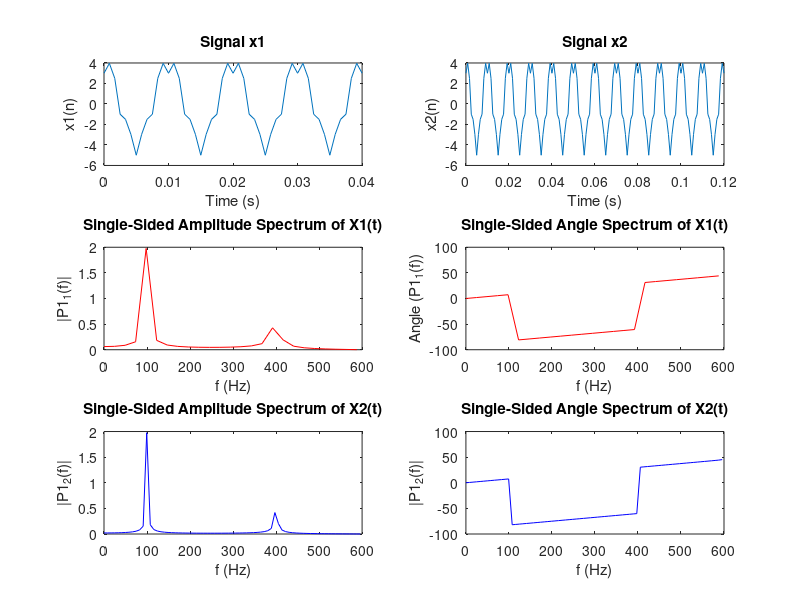
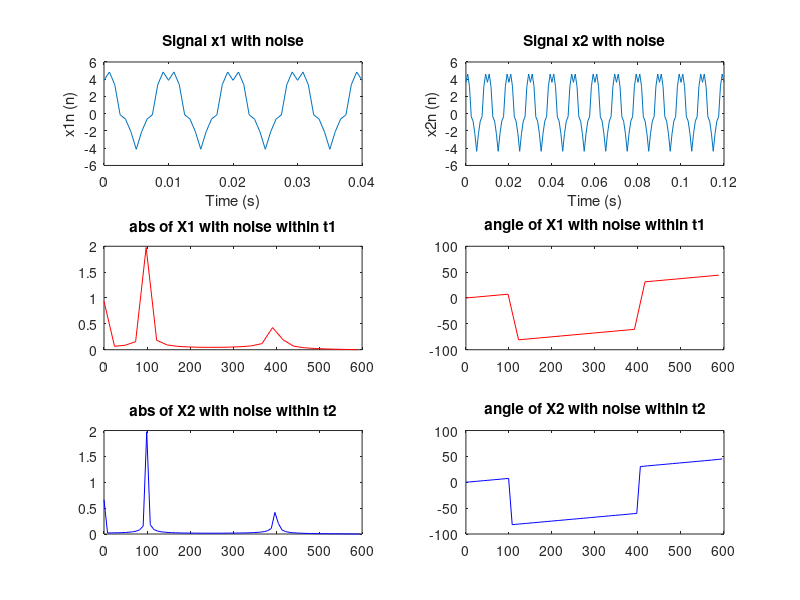

These charts were generated, in order, by the following MATLAB code:
pi = 3.1416;
Fs = 1200;
T = 1/Fs;
t1 = 0:T:(0.04);
t2 = 0:T:(0.12);
L1 = length(t1); L2 = length(t2);
x1 = 4 * cos(200 * pi * t1) - cos(800 * pi * t1);
x2 = 4 * cos(200 * pi * t2) - cos(800 * pi * t2);

subplot(3,2,1); plot(t1, x1);
title("Signal x1");
xlabel("Time (s)");
ylabel("x1(n)");

subplot(3,2,2); plot(t2, x2);
title("Signal x2");
xlabel("Time (s)");
ylabel("x2(n)");


X1 = fft(x1);
P2_abs1 = abs(X1/L1);
P2_ang1 = angle(X1/L1);
P1_abs1 = P2_abs1(1:L1/2+1);
P1_ang1 = P2_ang1(1:L1/2+1);
f1 = Fs/L1*(0:(L1/2));

X2 = fft(x2);
P2_abs2 = abs(X2/L2);
P2_ang2 = angle(X2/L2);
P1_abs2 = P2_abs2(1:L2/2+1);
P1_ang2 = P2_ang2(1:L2/2+1);
f2 = Fs/L2*(0:(L2/2));

subplot(3,2,3); plot(f1, P1_abs1, 'r'); title('abs of X1 within t1');
title("Single-Sided Amplitude Spectrum of X1(t)");
xlabel("f (Hz)");
ylabel("|P1_1(f)|");

subplot(3,2,4); plot(f1, P1_ang1/(2*pi)*180, 'r'); title('angle of X1 within t1');
title("Single-Sided Angle Spectrum of X1(t)");
xlabel("f (Hz)");
ylabel("Angle (P1_1(f))");

subplot(3,2,5); plot(f2, P1_abs2, 'b'); title('abs of X1 within t2');
title("Single-Sided Amplitude Spectrum of X2(t)");
xlabel("f (Hz)");
ylabel("|P1_2(f)|");

subplot(3,2,6); plot(f2, P1_ang2/(2*pi)*180, 'b'); title('angle of X2 within t2');
title("Single-Sided Angle Spectrum of X2(t)");
xlabel("f (Hz)");
ylabel("|P1_2(f)|");

f = figure;
x1n = x1 + rand();
x2n = x2 + rand();
subplot(3,2,1); plot(t1, x1n);
title("Signal x1 with noise");
xlabel("Time (s)");
ylabel("x1n (n)");

subplot(3,2,2); plot(t2, x2n);
title("Signal x2 with noise");
xlabel("Time (s)");
ylabel("x2n (n)");

X1n = fft(x1n);
P2_abs1n = abs(X1n/L1);
P2_ang1n = angle(X1n/L1);
P1_abs1n = P2_abs1n(1:L1/2+1);
P1_ang1n = P2_ang1n(1:L1/2+1);

X2n = fft(x2n);
P2_abs2n = abs(X2n/L2);
P2_ang2n = angle(X2n/L2);
P1_abs2n = P2_abs2n(1:L2/2+1);
P1_ang2n = P2_ang2n(1:L2/2+1);

subplot(3,2,3); plot(f1, P1_abs1n, 'r'); title('abs of X1 with noise within t1');
subplot(3,2,4); plot(f1, P1_ang1n/(2*pi)*180, 'r'); title('angle of X1 with noise within t1');
subplot(3,2,5); plot(f2, P1_abs2n, 'b'); title('abs of X2 with noise within t2');
subplot(3,2,6); plot(f2, P1_ang2n/(2*pi)*180, 'b'); title('angle of X2 with noise within t2');

